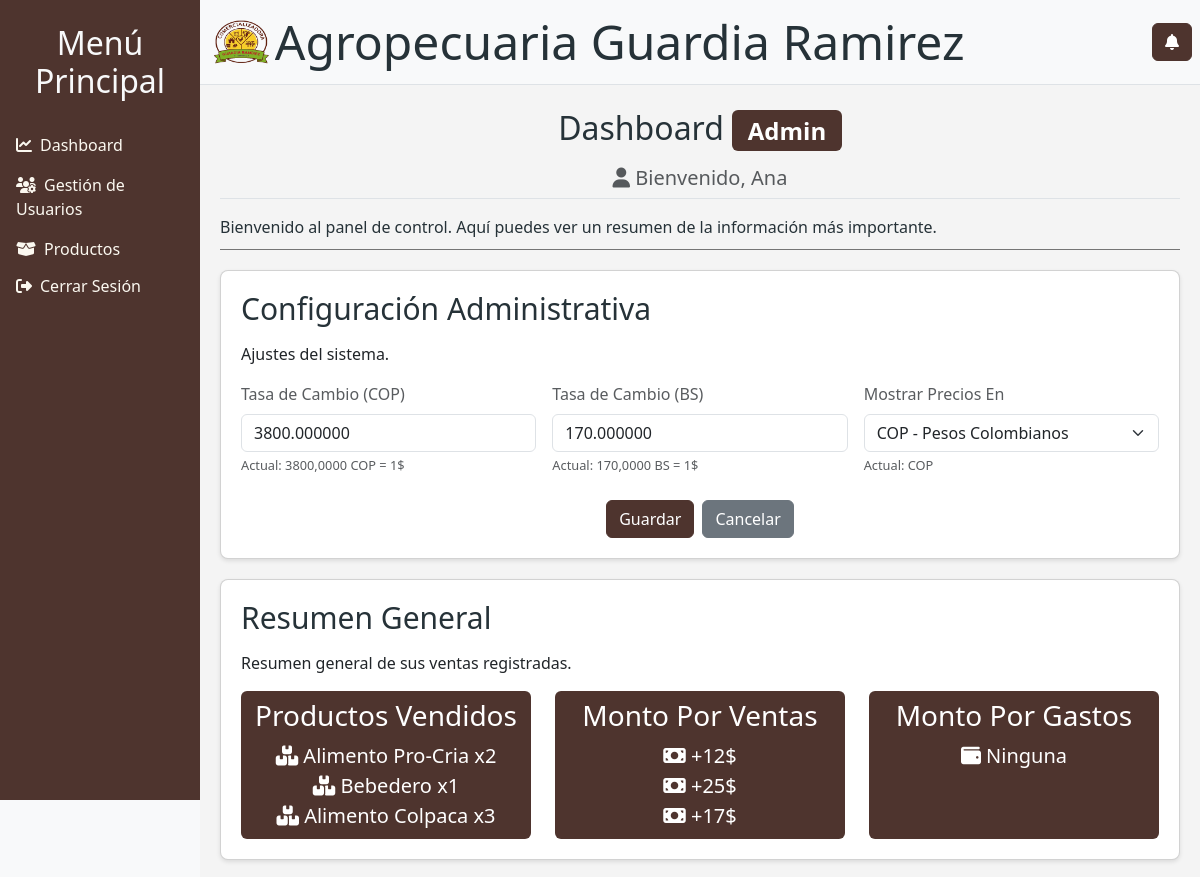
Before: /dashboard/ (signed in, upper part) with the older database file.
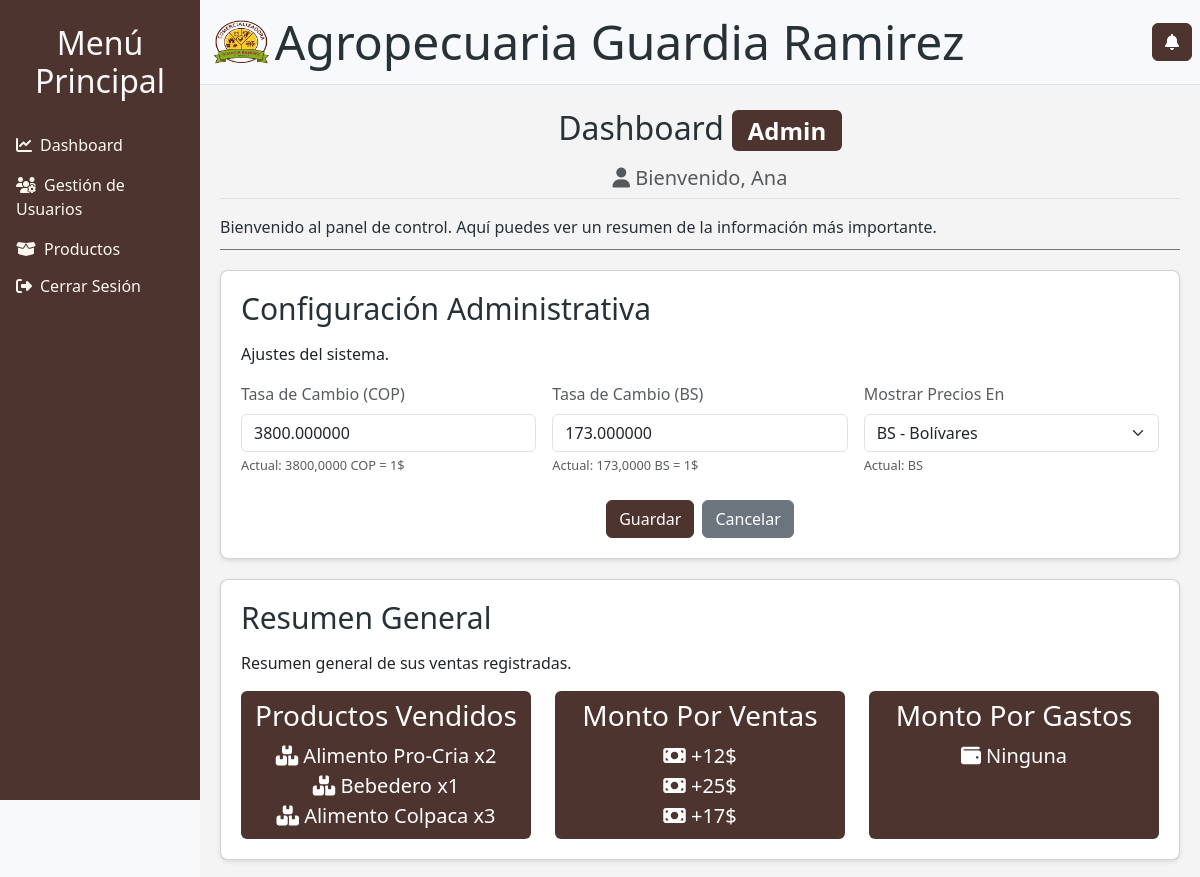
After: the same page with the newer database file.
### system/models.py (models this page shows)
class configuraciones_admin(models.Model):
    tasa_cambio_cop = models.DecimalField(max_digits=10, decimal_places=4)
    tasa_cambio_bs = models.DecimalField(max_digits=10, decimal_places=4)
    mostrar_precios = models.CharField(max_length=10)

### system/views.py (the view)
# urls.py: path('dashboard/', views.dashboard, name='dashboard'),
@login_required
def dashboard(request):
    periodo_seleccionado = request.POST.get('periodo') or request.GET.get('periodo', 'diario')
    try:
        config = configuraciones_admin.objects.get(pk=1)
    except configuraciones_admin.DoesNotExist:
        config = None
    ventas_totales = 0.00
    compras_totales = 0.00
    balance_neto = 0.00
    context = {
        'config': config,
        'periodo_seleccionado': periodo_seleccionado,
        'ventas_totales': ventas_totales,
        'compras_totales': compras_totales,
        'balance_neto': balance_neto,
        'search_query': '',
        'search_results': [],
    }
    return render(request, 'dashboard/dashboard.html', context)

### system/context_processors.py (called while the page is built)
def global_config(request):
    try:
        config_obj = configuraciones_admin.objects.first()
        if not config_obj:
            config_obj = configuraciones_admin.objects.create(
                tasa_cambio_cop=Decimal('3900.0000'),
                tasa_cambio_bs=Decimal('160.0000'),
                mostrar_precios='USD'
            )
        configuracionStr = [
            str(config_obj.tasa_cambio_bs),   # Factor 0: Tasa BS (usado en la vista)
            config_obj.mostrar_precios,       # Factor 1: Moneda de Display
            str(config_obj.tasa_cambio_cop)    # Factor 2: Tasa COP (usado en la vista)
        ]
    except Exception:
        config_obj = None
        configuracionStr = [None, 'USD', None]
    return {
        'configuracion_obj': config_obj,
        'configuracionStr': configuracionStr,
    }

### templates/dashboard/dashboard.html (shortened to what the changed rows need)
{% extends 'dashboard/base_system.html' %}
{% load static %}
{% block extra_head %}
    <link rel="stylesheet" href="{% static 'styles/dashboard.css' %}">
{% endblock %}
{% block content %}
    <div class="content-header">
        <div class="d-flex flex-column justify-content-between align-items-center mb-3 border-bottom w-100">
            <h1 class="text-center">
                Dashboard
                <span class="badge bg-success text-white mb-1 badge-nivel">
                    {{ user.profile.nivel_usuario|capfirst }}
                </span>
            </h1>
        </div>
    </div>
    <div class="dashboard-grid">
        {% if user.profile.nivel_usuario == 'admin' %}
        <section class="section-content card">
            <h2 class="section-title">Configuración Administrativa</h2>
            <p class="section-subtitle">Ajustes del sistema.</p>
            <form method="post" action="{% url 'guardar_configuracion' %}">
                <div class="row g-3">
                    <div class="col-md-4">
                        <div class="">
                            <label for="admin-settings-cop" class="form-label text-muted">Tasa de Cambio (COP)</label>
                            <input type="number" step="0.01" name="tasa_cambio_cop" id="admin-settings-cop" class="form-control" value="{{ config.tasa_cambio_cop|default_if_none:''|stringformat:"f" }}">
                            <small class="text-muted mt-2">Actual: {{ config.tasa_cambio_cop|default_if_none:'N/A' }} COP = 1$</small>
                        </div>
                    </div>
                    <div class="col-md-4">
                        <div class="">
                            <label for="admin-settings-bs" class="form-label text-muted">Tasa de Cambio (BS)</label>
                            <input type="number" step="0.0001" name="tasa_cambio_bs" id="admin-settings-bs" class="form-control"
                            value="{{ config.tasa_cambio_bs|default_if_none:''|stringformat:"f" }}">
                            <small class="text-muted mt-2">Actual: {{ config.tasa_cambio_bs|default_if_none:'N/A' }} BS = 1$</small>
                        </div>
                    </div>
                    <div class="col-md-4">
                        <div class="">
                            <label for="mostrar_precios_en" class="form-label text-muted">Mostrar Precios En</label>
                            <select name="mostrar_precios_en" id="mostrar_precios" class="form-select">
                                <option value="COP" {% if config.mostrar_precios == 'COP' %}selected{% endif %}>COP - Pesos Colombianos</option>
                                <option value="BS" {% if config.mostrar_precios == 'BS' %}selected{% endif %}>BS - Bolívares</option>
                            </select>
                            <small class="text-muted mt-2">Actual: {{ config.mostrar_precios|default_if_none:'N/A' }}</small>
                        </div>
                    </div>
                </div>
                <div class="mt-4 d-flex gap-2 align-items-center justify-content-center">
                    <button type="submit" class="btn btn-success notificaciones-btn">Guardar</button>
                    <button type="reset" class="btn btn-secondary">Cancelar</button>
                </div>
            </form>
        </section>
        {% endif %}
        <section class="section-content card">
            <h2 class="section-title">Resumen General</h2>
        </section>
    </div>
{% endblock %}

Changed rows visible on the page:
changed configuraciones_admin: tasa_cambio_bs "170.000000" → "173.000000"; tasa_cambio_bs "170,0000" → "173,0000"; mostrar_precios_en "COP - Pesos Colombianos" → "BS - Bolívares"; mostrar_precios "COP" → "BS"
